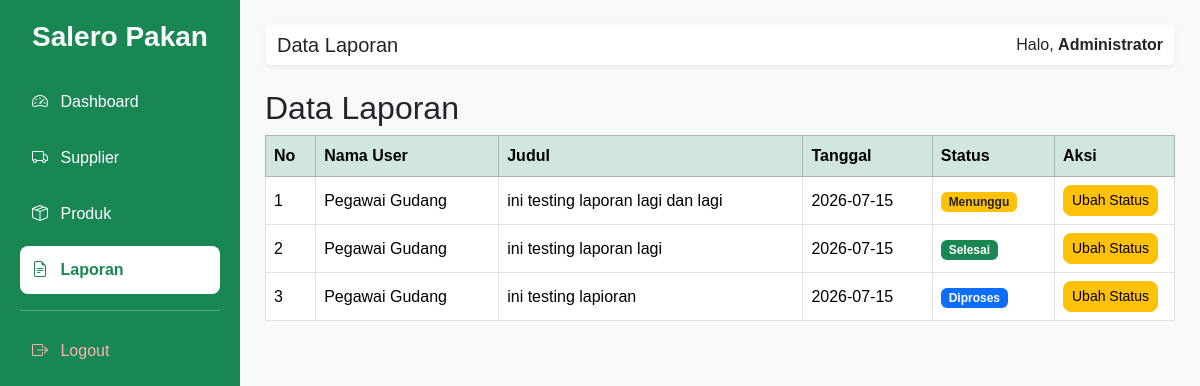
The app's page /admin/laporan/index.php (signed in) with its own data.
### tables this page shows
CREATE TABLE `laporan` (
  `id_laporan` int NOT NULL,
  `id_user` int NOT NULL,
  `judul` varchar(100) NOT NULL,
  `isi` text NOT NULL,
  `tanggal` date NOT NULL,
  `status` enum('Menunggu','Diproses','Selesai') DEFAULT 'Menunggu'
);

CREATE TABLE `user` (
  `id_user` int NOT NULL,
  `nama` varchar(100) NOT NULL,
  `username` varchar(50) NOT NULL,
  `password` varchar(255) NOT NULL,
  `role` enum('admin','user') NOT NULL
);

### admin/laporan/index.php (the view, shortened to what this page needs)
<?php
include "../layout/header.php";
include "../layout/sidebar.php";
$query = mysqli_query($conn,"
SELECT laporan.*, user.nama
FROM laporan
JOIN user
ON laporan.id_user = user.id_user
ORDER BY laporan.id_laporan DESC
");
?>
<h2>Data Laporan</h2>
<table class="table table-bordered table-hover">
    <thead class="table-success">
        <tr>
            <th>No</th>
            <th>Nama User</th>
            <th>Judul</th>
            <th>Tanggal</th>
            <th>Status</th>
            <th width="120">Aksi</th>
        </tr>
    </thead>
    <tbody>
    <?php
    $no = 1;
    while($row = mysqli_fetch_assoc($query)){
    ?>
    <tr>
        <td><?= $no++; ?></td>
        <td><?= $row['nama']; ?></td>
        <td><?= $row['judul']; ?></td>
        <td><?= $row['tanggal']; ?></td>
        <td>
            <?php
            if($row['status']=="Menunggu"){
                echo "<span class='badge bg-warning text-dark'>Menunggu</span>";
            }elseif($row['status']=="Diproses"){
                echo "<span class='badge bg-primary'>Diproses</span>";
            }else{
                echo "<span class='badge bg-success'>Selesai</span>";
            }
            ?>
        </td>
        <td>
            <a href="edit.php?id=<?= $row['id_laporan']; ?>"
            class="btn btn-warning btn-sm">
                Ubah Status
            </a>
        </td>
    </tr>
    <?php
    }
    ?>
    </tbody>
</table>
<?php
include "../layout/footer.php";
?>

### assets/style.css (style rules this page uses)
body { font-family: Arial, Helvetica, sans-serif; }
.table { background:white; }
.table th { vertical-align:middle; }
.table td { vertical-align:middle; }
.btn { border-radius:8px; }

### records on screen
laporan: id_user.nama "Pegawai Gudang", judul "ini testing laporan lagi dan lagi", tanggal "2026-07-15", status "Menunggu"
laporan: id_user.nama "Pegawai Gudang", judul "ini testing laporan lagi", tanggal "2026-07-15", status "Selesai"
laporan: id_user.nama "Pegawai Gudang", judul "ini testing lapioran", tanggal "2026-07-15", status "Diproses"

### other values on screen
$judul "Data Laporan"
$_SESSION['nama'] "Administrator"
